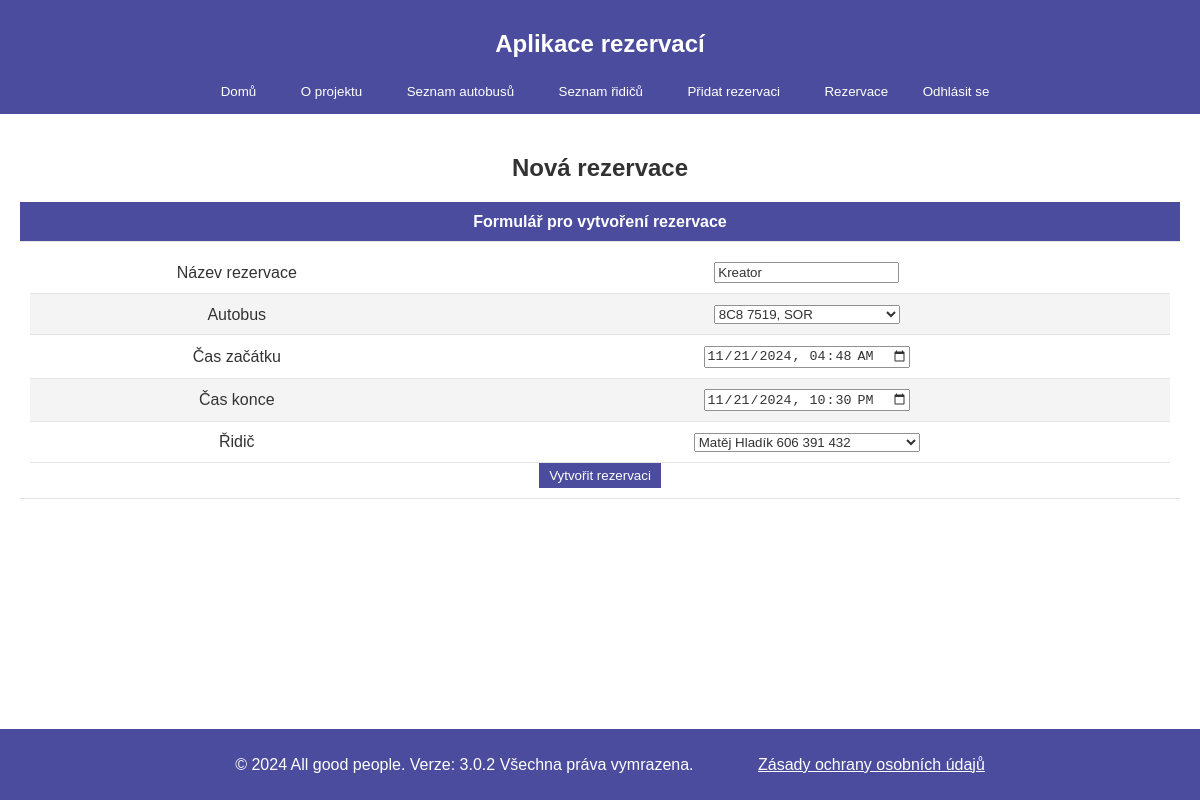
The page /depo/reservation/update/4/ (signed in) on the database its author committed.
### depo/models.py (models this page shows, shortened)
class Reservation(models.Model):
    name = models.CharField(max_length=100)  # pro koho se jede
    start_time = models.DateTimeField()  # kdy se začíná
    end_time = models.DateTimeField()    # kdy končí
    bus = models.ForeignKey(Bus, on_delete=models.CASCADE)
    driver = models.ForeignKey(Driver, on_delete=models.CASCADE)

### depo/views.py (the view)
# urls.py: path('reservation/update/<int:reservation_id>/', views.update_reservation, name='update_reservation'),
@login_required
def update_reservation(request, reservation_id):
    reservation = get_object_or_404(Reservation, id=reservation_id)
    if request.method == 'POST':
        form = ReservationForm(request.POST, instance=reservation)
        if form.is_valid():
            form.save()
            return redirect('depo:reservation_list')
    else:
        form = ReservationForm(instance=reservation)
    return render(request, 'depo/reservation_form.html', {'form': form})

### depo/context_processors.py (called while the page is built)
def project_version(request):
    return {
        'project_version': settings.PROJECT_VERSION
    }

### depo/models.py (called while the page is built)
    def __str__(self):
        return self.name

    def __str__(self):
        return self.name

### depo/templates/depo/reservation_form.html (shortened to what this page needs)
{% extends "depo/home.html" %}
{% block content %}
<section>
    <h2 style="text-align: center;">Nová rezervace</h2>
    <table>
        <thead>
            <tr>
                <th>Formulář pro vytvoření rezervace</th>
            </tr>
        </thead>
        <tbody>
            <tr>
                <td>
                    <form method="post">
                        <table style="width: 100%;">
                            <tr>
                                <td>{{ form.name.label }}</td>
                                <td>{{ form.name }}</td>
                            </tr>
                            <tr>
                                <td>{{ form.bus.label }}</td>
                                <td>{{ form.bus }}</td>
                            </tr>
                            <tr>
                                <td>{{ form.start_time.label }}</td>
                                <td>{{ form.start_time }}</td>
                            </tr>
                            <tr>
                                <td>{{ form.end_time.label }}</td>
                                <td>{{ form.end_time }}</td>
                            </tr>
                            <tr>
                                <td>{{ form.driver.label }}</td>
                                <td>{{ form.driver }}</td>
                            </tr>
                        </table>
                        <button type="submit">Vytvořit rezervaci</button>
                    </form>
                </td>
            </tr>
        </tbody>
    </table>
</section>
{% endblock %}

### depo/static/base.css (style rules this page uses)
body { font-family: Arial, sans-serif; margin: 0; padding: 0; display: flex; opacity: 0.8; flex-direction: column; line-height: 1.2; min-height: 100vh; background-image: linear-gradient(rgba(255, 255, 255, 0.2), rgba(255, 255, 255, 0.2)), url('/static/depo/images/pferd.jpg'); background-size: cover; background-position: center; }
article, section { margin-bottom: 0; padding: 0; background-color: #fff; }
table { width: 100%; border-collapse: collapse; font-family: Arial, sans-serif; margin-left: auto; margin-right: auto; }
th, td { padding: 10px; text-align: center; border-bottom: 1px solid #ddd; }
thead { background-color: #1f2086; color: white; font-weight: bold; }
tbody tr:nth-child(even) { background-color: #f2f2f2; }
button { background-color: #1f2086; color: white; border: none; padding: 5px 10px; cursor: pointer; }

### rows shown on the page
Reservation: name "Kreator", bus "8C8 7519, SOR", start_time "11/21/2024 04:48", end_time "11/21/2024 22:30", driver "Matěj Hladík 606 391 432"

### other values the page prints
{{ project_version }} "3.0.2"
